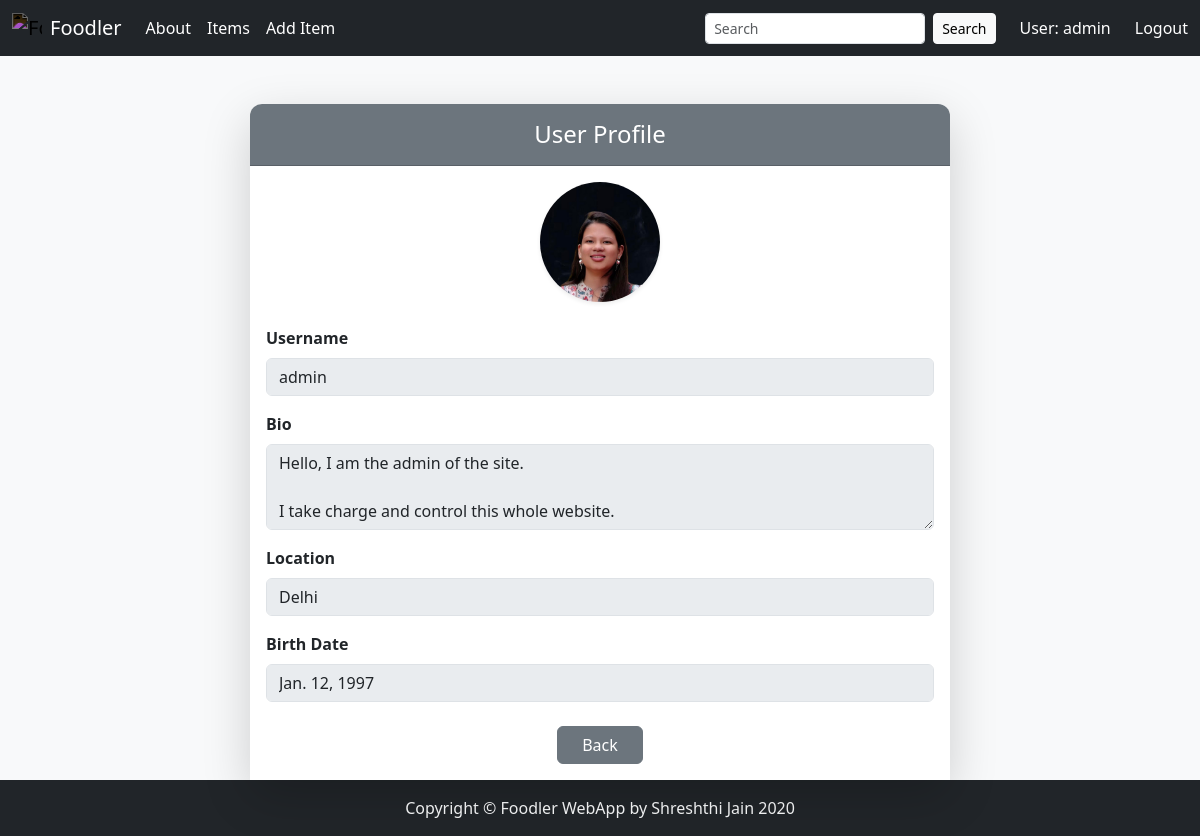
/profile/ (signed in), run on the app's committed database.
### Users/models.py (models this page shows, shortened)
class UserProfile(models.Model):
    user = models.OneToOneField(User, on_delete=models.CASCADE)
    bio = models.TextField(blank=True)
    location = models.CharField(max_length=100, blank=True)
    birth_date = models.DateField(null=True, blank=True)
    image = models.ImageField(upload_to='profile_pics/', null=True, blank=True, default='profile_pics/default.png')

### Users/views.py (the view)
# urls.py: path('profile/', user_view.profile, name='profile'),
@login_required
def profile(request):
    if not hasattr(request.user, 'userprofile'):
        UserProfile.objects.create(user=request.user)
    profile = request.user.userprofile
    return render(request, 'Users/profile.html', {'profile': profile})

### Users/templates/Users/profile.html (shortened to what this page needs)
{% extends 'Food/base.html' %}
{% load static %}
{% block body %}
<body class="bg-light">
<div class="container mt-5">
  <div class="card shadow-lg border-0 mx-auto" style="max-width: 700px; border-radius: 12px;">
    <div class="card-header bg-secondary text-white text-center py-3" style="border-radius: 12px 12px 0 0;">
      <h4 class="mb-0">User Profile</h4>
    </div>
    <div class="card-body bg-white">
      <form method="POST">
        <div class="text-center mb-4">
          {% if profile.image %}
            <img src="{{ profile.image.url }}" alt="Profile Image"
                class="rounded-circle shadow-sm"
                style="width: 120px; height: 120px; object-fit: cover;">
          {% else %}
            <img src="{% static 'profile_pics/default.png' %}" alt="Default Profile Image"
                class="rounded-circle shadow-sm"
                style="width: 120px; height: 120px; object-fit: cover;">
          {% endif %}
        </div>
        <div class="mb-3">
          <label for="username" class="form-label fw-bold">Username</label>
          <input type="text" class="form-control" id="username"
                 value="{{ profile.user.username }}" disabled>
        </div>
        <div class="mb-3">
          <label for="bio" class="form-label fw-bold">Bio</label>
          <textarea class="form-control" id="bio" rows="3" disabled>{{ profile.bio }}</textarea>
        </div>
        <div class="mb-3">
          <label for="location" class="form-label fw-bold">Location</label>
          <input type="text" class="form-control" id="location"
                 value="{{ profile.location }}" disabled>
        </div>
        <div class="mb-3">
          <label for="birth_date" class="form-label fw-bold">Birth Date</label>
          <input type="text" class="form-control" id="birth_date"
                 value="{{ profile.birth_date }}" disabled>
        </div>
        <div class="text-center mt-4">
          <a href="{% url 'login' %}" class="btn btn-secondary px-4">Back</a>
        </div>
      </form>
    </div>
  </div>
</div>
</body>
{% endblock %}

### Food/templates/Food/base.html (shortened to what this page needs)
{% load static %}
<!DOCTYPE html>
<html lang="en">
  <head>
    <link
      rel="stylesheet"
      href="https://cdn.jsdelivr.net/npm/bootstrap@5.3.7/dist/css/bootstrap.min.css"
    />
  </head>
  <body class="bg-light">
  <div class="d-flex flex-column min-vh-100">
    <main class="flex-grow-1">
      <nav class="navbar navbar-expand-lg navbar-dark bg-dark mb-3">
      <div class="container-fluid">
        <a
          class="navbar-brand d-flex align-items-center disabled"
          href="{% url 'food:index' %}"
        >
          <img
            src="{% static 'Food/images/foodie-icon.svg' %}"
            alt="Foodie Icon"
            style="height: 30px; width: 30px; filter: invert(1)"
            class="me-2 disabled"
          />
          Foodler
        </a>
        <div class="collapse navbar-collapse" id="navbarContent">
          <ul class="navbar-nav me-auto mb-2 mb-lg-0">
            <li class="nav-item">
              <a class="nav-link active" href="{% url 'food:index' %}"
                >About</a
              >
            </li>
            <li class="nav-item">
              <a class="nav-link active" href="{% url 'food:item_list' %}"
                >Items</a
              >
            </li>
            <li class="nav-item">
              <a class="nav-link active" href="{% url 'food:add_item' %}">Add Item</a>
            </li>
          </ul>
          <ul class="navbar-nav align-items-center gap-3">
            <li class="nav-item">
              <form class="d-flex" role="search">
                <input
                  class="form-control form-control-sm me-2"
                  type="search"
                  placeholder="Search"
                  aria-label="Search"
                  name="search_item"
                />
                <button class="btn btn-sm btn-light" type="submit">
                  Search
                </button>
              </form>
            </li>
            {% if user.is_authenticated %}
            <li class="nav-item">
              <a class="nav-link active" href="{% url 'profile' %}"
                >User: {{ user.username }}</a
              >
            </li>
            <li class="nav-item">
              <form method="post" action="{% url 'logout' %}">
                <button type="submit" class="btn btn-link nav-link p-0 active">
                  Logout
                </button>
              </form>
            </li>
            {% else %}
            <li class="nav-item">
              <a class="nav-link" href="{% url 'login' %}">Login</a>
            </li>
            {% endif %}
          </ul>
        </div>
      </div>
    </nav>
    {% block body %}{% endblock %}
    </main>
    <footer class="bg-dark text-light py-3 text-center">
      <p class="mb-0">Copyright © Foodler WebApp by Shreshthi Jain 2020</p>
    </footer>
    </div>
  </body>
  </body>
</html>

### data on the page
UserProfile: image (picture), user.username "admin", bio "Hello, I am the admin of the site. I take charge and control this whole website.", location "Delhi", birth_date "Jan. 12, 1997"

### other printed values
{{ user.username }} "admin"
